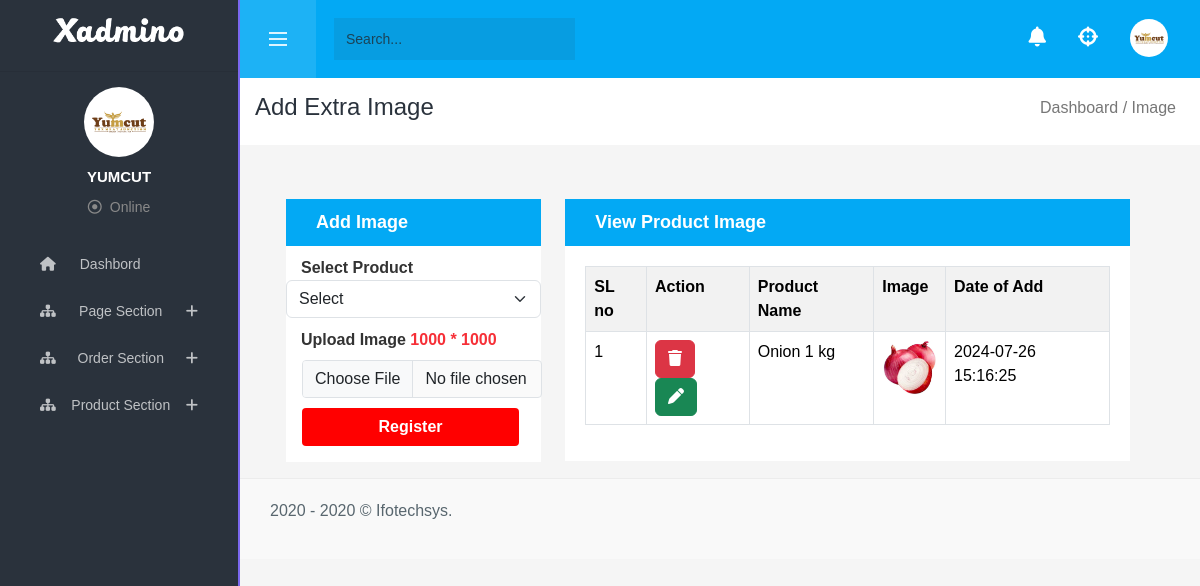
Page /admin_pannel/product_image.php (signed in) on the committed database.
### tables this page shows
CREATE TABLE IF NOT EXISTS `product_extra_image` (
  `pei_id` int NOT NULL AUTO_INCREMENT,
  `p_id` int NOT NULL,
  `image` varchar(255) NOT NULL,
  `create_at` datetime NOT NULL DEFAULT CURRENT_TIMESTAMP,
  `update_at` datetime DEFAULT NULL,
  PRIMARY KEY (`pei_id`)
);

CREATE TABLE IF NOT EXISTS `product` (
  `p_id` int NOT NULL AUTO_INCREMENT,
  `pc_id` int NOT NULL,
  `psc_id` int NOT NULL,
  `slug` varchar(255) NOT NULL,
  `product_name` varchar(255) NOT NULL,
  `product_image` varchar(255) NOT NULL,
  `product_marcket_price` varchar(255) NOT NULL,
  `product_saling_price` varchar(255) NOT NULL,
  `size_available` varchar(255) NOT NULL,
  `color_avalable` varchar(255) NOT NULL,
  `stock` varchar(255) NOT NULL,
  `unit` varchar(255) NOT NULL,
  `saku_no` varchar(255) NOT NULL,
  `product_short_description` longtext NOT NULL,
  `product_long_description` longtext NOT NULL,
  `status` int NOT NULL COMMENT '(0 means out of stockk, 1 means in stock)',
  `create_at` datetime NOT NULL DEFAULT CURRENT_TIMESTAMP,
  `update_at` datetime DEFAULT NULL,
  PRIMARY KEY (`p_id`)
);

### admin_pannel/product_image.php (the view, shortened to what this page needs)
<?php
        include 'include/header.php';
        include 'config.php';
  ?>
<div class="dashboard d-flex justify-content-between align-items-center pe-4">
                    <div class="h4">Add Extra Image</div>
                    <div class="dsbrdLite h6">Dashboard / Image</div>
                </div>
 <div class="p-3 pt-4">
  <div class="row order">
    <div class="category row">
        <div class="add-category col-md-4">
            <div class="add-cate-head">
                <p class="heading1">Add Image</p>
            </div>
        <div class="add-cate-head2">
            <form action="action/manage_product_image.php" method="post" enctype="multipart/form-data">
                <div class="form-group">
                    <label for="input" class="lb-1" style="color:#333333;">Select Product</label>
                    <select name="p_id" id="" class="form-control form-select">
                        <option value="">Select</option>
                    </select>
        </div>
            <div class="form-group">
                <label for="file" class="lb-1" style="color:#333333;">Upload Image <span class="header-content22">1000 * 1000</span> </label>
                <input type="file" id="file" name="image" accept="image/*" class=" form-control ms-3 mt-2  category-input-file-text">
            </div>
            <div>
        <?php
            if (!empty($_REQUEST['edit'])) {
            ?>
                <input type="hidden" name="pei_id" value="<?=$_REQUEST['edit'];?>">
                <button type="submit" value="update" name="submit" class="btn lb-1 categorysubmit mb-3 ms-3">Update</button>
                <?php
            }else{
                ?>
                <button type="submit" value="register" name="submit" class="btn lb-1 categorysubmit mb-3 ms-3">Register</button>
                <?php
                }
            ?>
            </div>
                </form>
            </div>
        </div>
       <div class="col-md-8">
          <div class="view-category">
          <p class="heading2">View Product Image</p>
          </div>
          <div class="viewcategory-table">
              <table class="table table-bordered table-striped">
                  <tr>
                      <th>SL no</th>
                      <th>Action</th>
                      <th>Product Name</th>
                      <th>Image</th>
                      <th>Date of Add</th>
                  </tr>
                  <?php
                   $data = $db->query("SELECT product_extra_image.*, product.product_name as product_name FROM `product_extra_image`
                   LEFT JOIN `product` ON product_extra_image.p_id = product.p_id");
                        if ($data->num_rows == 0) {
                            echo 'No Data Found';
                        }else {
                                $sl = 0;
                            while($value = $data->fetch_object()){
                                $sl++;
                        ?>
                <tr>
                    <td><?=$sl;?></td>
                    <td>
                        <div>
                            <a href="action/manage_product_image.php?submit=delete&pei_id=<?=$value->pei_id;?>" class="btn btn-danger">
                            <i class="fa-solid fa-trash"></i></a>
                            <a href="?edit=<?=$value->pei_id;?>" class="btn btn-success"> <i class="fa-solid fa-pen"></i>   </a>
                        </div>
                     </td>
                     <td><?=$value->product_name;?></td>
                    <td>
                        <?php
                                if (empty($value->image)){
                                    echo 'N/A';
                                }else{
                           ?>
                                <img src="image_storage/<?=$value->image?>" class="img-fluid" width="55" alt="">
                        <?php } ?>
                    </td>
                    <td><?=$value->create_at;?></td>
            </tr>
            <?php } } ?>
            </table>
          </div>
      </div>
     </div>
       </div>
        </div>
     <?php
        include 'include/footer.php';
     ?>

### admin_pannel/dashboard.css (style rules this page uses)
:root { --primaryColor: #7b68ee; --secondaryColor: #ff2770; --primaryTextColor: #dcf4ff; --secondaryTextColor: #c3b8ff; --bg: #292c30; --nav: #2e3440; --darkNavBg: #27292d; }
* { margin: 0; padding: 0; box-sizing: border-box; scrollbar-width: thin; scroll-behavior: smooth; scrollbar-color: var(--primaryColor) var(--nav); list-style-type: none; text-decoration: none; }
body { width: 100%; height: 100vh; background-color: #F5F5F5; color: var(--primaryTextColor); font-family: "Poppins", sans-serif; height: 100vh; -webkit-font-smoothing: antialiased; }
button, input, select, textarea { -webkit-appearance: none; -moz-appearance: none; appearance: none; outline: none; border-radius: 0; }
.dashboard { background-color: #fff; color: #2a323c; font-weight: 500; font-size: 18px; padding: 15px; }
.dsbrdLite { color: #777; }
.add-cate-head { margin: 30px 0 0 30px; background-color: #03A9F4; color: #fff; padding: 10px 30px 10px 30px; }
.heading1 { margin-bottom: 0; font-size: 18px; font-weight: 600; }
.add-cate-head2 { background-color: #fff; margin: 0 0 0 30px; }
.lb-1 { margin:10px 0 0 15px; font-weight: 700; width: 217px !important; }
.header-content22 { color: #F62F37 !important; }
.category-input-file-text { width: 94%; background-color: #FAFAFA; border-radius: 4px; }
.categorysubmit { background-color: red; border-radius: 4px; color: white; }
.view-category { margin: 30px 30px 0 0px; background-color: #03A9F4; color: #fff; padding: 10px 70px 10px 30px; }
.heading2 { margin-bottom: 0; font-size: 18px; font-weight: 600; }
.viewcategory-table { margin-right: 30px; background-color: #fff; padding: 20px 20px 20px 20px; }

### rows in the picture
product_extra_image: p.product_name "Onion 1 kg", image (picture), create_at "2024-07-26 15:16:25"
